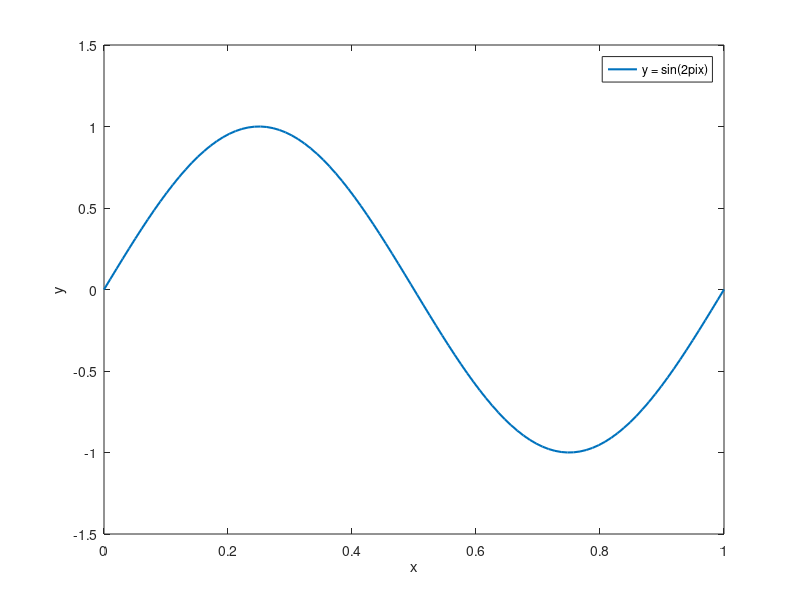

Source code (MATLAB): (Note: this script raises an error after producing the figure.)
%% Polynomial interpolation
% Nel seguito di questo notebook verrà presentato un approccio alla base del 
% ML: fitting polinomiale. Nello specifico verranno generati dei punti casualmente 
% distribuiti attorno alla funzione seno e si otterà il polinomio interpolante 
% (overfitting) che attraversa tutti i punti (di learning). In seguito si rappresenteranno 
% polinomi aventi gradi inferiori a $n-1$ (dove $n$ rappresenta il numero di punti 
% precedentemente generati) e si calcolerà lo scarto quadratico medio o root mean 
% square error $E_{RMS}$ per ogni grado.

% cleaning enviroment
clc
clear
%% 
% Rappresento la funzione $y = sin(2\pi x)$ con $0 \leq x\leq 1$

% funzione seno
sen = @(x) sin(2*pi*x);

% genero vettori
x = linspace(0,1,100);
y = sen(x);
%%
% plotto funzione seno
lw = 1.5; % plot line width
figure;
plot(x,y,"LineWidth",lw)
xlabel("x")
ylabel("y")
legend("y = sin(2\pix)")
xlim([0 1])
ylim([-1.5 1.5])
%% 
% Genero set di learning avente |n_lrn| punti randomicamente distribuiti attorno 
% alla funzione seno

% genero set di learning
n_lrn = 10;
x_lrn = linspace(0,1,n_lrn);
% rumore
eps = 0.2; 
y_lrn = sin(2*pi*x_lrn) + rand_between(-eps,eps,n_lrn)';
%%
% rappresento punti
figure;
plot(x,y,"LineWidth",lw)
hold on
plot(x_lrn,y_lrn,"o","LineWidth",1)
legend("y = sin(2\pix)","data")
xlabel("x")
ylabel("y")
hold off
xlim([0 1])
ylim([-1.5 1.5])
%% 
% Il *polinomio interpolante* è quel polinomio la cui curva passa attraverso 
% tutti i punti sperimentali. Se il polinomio ha forma generale $y=a_1 + a_2 x 
% + a_3 x^3 + ... + a_n x^{n-1}$ dove 
%% 
% * $n$ è il numero di punti da fittare;
% * $a_1$, $a_2$, ..., $a_n$ sono gli $n$ coefficienti del polinomio;
%% 
% Posto $\bar{x} = (x_1, x_2, ..., x_n)$, affinchè il polinomio attraversi tutti 
% i punti del vettore $\bar{x}$ deve verificare le seguenti condizioni:
%% 
% * $y_1=a_1 + a_2 x_1 + a_3 x_1^3 + ... + a_n x_1^{n-1}$     (condizione passaggio 
% per il punto $x_1$)
% * $y_2=a_1 + a_2 x_2 + a_3 x_2^3 + ... + a_n x_2^{n-1}$     (condizione passaggio 
% per il punto $x_2$)
% * ...
% * $y_n=a_1 + a_2 x_n + a_3 x_n^3 + ... + a_n x_n^{n-1}$     (condizione passaggio 
% per il punto $x_n$)
%% 
% che rappresenta un sistema di $n$ equazioni in $n$ incognite. Il nostro obiettivo 
% consiste nel risolvere il sistema per determinare gli $n$ coefficienti $a_1$, 
% $a_2$, ..., $a_n$ e quindi il polinomio interpolante.
% 
% Sfruttando il formalismo matriciale è possibile rappresentare il sistema di 
% $n$ equazioni come di seguito
% 
% $\pmatrix{y_1 \cr y_2 \cr ... \cr y_n} = \pmatrix{1 & x_1 & x_1^2 & ... & 
% x_1^{n-1} \cr 1 & x_2 & x_2^2 & ... & x_2^{n-1} \cr ... & ... & ... & ... & 
% ... \cr 1 & x_n & x_n^2 & ... & x_n^{n-1}} \cdot \pmatrix{a_1 \cr a_2 \cr ... 
% \cr a_n}$.
% 
% La matrice 
% 
% $$V=\pmatrix{1 & x_1 & x_1^2 & ... & x_1^{n-1} \cr 1 & x_2 & x_2^2 & ... & 
% x_2^{n-1} \cr ... & ... & ... & ... & ... \cr 1 & x_n & x_n^2 & ... & x_n^{n-1}}$$
% 
% prende il nome "matrice di Vandermonde" e si genera elevando gli elementi 
% del vettore $\bar{x}$  da 0 a $n-1$.
%% 
% In MATLAB è possibile generare la matrice di Vandermonde utilizzando la funzione 
% |vander()|

% genero matrice di Vandermonde
V = fliplr(vander(x_lrn))
% latex(sym(V))
%% 
% Risolvo il sistema e determino i coefficienti $a_1$, $a_2$, ..., $a_n$ eseguendo 
% il prodotto matriciale $V^{-1} \cdot \bar{y}$ in cui $\bar{y} = (y_1, y_2, ..., 
% y_n)$
% 
% Alla luce della forma matriciale, è possibile determinare i coefficienti $\alpha$ 
% eseguendo il prodotto righe per colonna tra l'inversa della matrice di Vandermonde 
% e il vettore colonna y.
% 
% In  MATLAB è possibile eseguire questa operazione sia sfruttando la funzione 
% |pinv()| che determina la matrice pseudoinversa

% a = pinv(V)*(y_lrn')
%% 
% oppure utilizzando la sintassi |V\y_lrn'|

% determino i coefficienti
a = V\y_lrn'

% ottengo il polinomio funzione degli scalari x e m (grado)
poly = @(x,m) (x.^(0:m))*(a(1:m+1));
%% 
% Determiniamo i valori previsti

% over-fitting
% z = zeros(1,100);
% for i=1:100
%     z(i) = poly(x(i),n_lrn-1);
% end

% utilizzando la funzione poly_predict determino le ordinate previste dal
% modello
z = poly_predict(x,poly,n_lrn-1)
%%
% plotting predicted values
figure;
plot(x,z,"r","LineWidth",lw)
hold on
plot(x_lrn,y_lrn,'ob',"LineWidth",1)
plot(x,y,"g","LineWidth",lw)
hold off
legend("polynomial fit", "data", "sin(2\pix)")
xlabel("x")
ylabel("y")
ylim([-1.5 1.5])
xlim([0 1])
%% 
% Cosa succede utilizzando polinomi di grado inferiore a $n-1$?

% plotting at different M (polynomial order)
for m = 1:3

    % funzione vander personalizzata che permette di costruire matrici di
    % Vandermonde incomplete in funzione del grado m fornito
    V = custom_vander(x_lrn,m)
    a = V\y_lrn'
    poly = @(x,m) (x.^(0:m))*(a(1:m+1));
    
    figure;
    plot(x,poly_predict(x,poly,m),"r")
    hold on
    plot(x_lrn,y_lrn,'ob')
    plot(x,y,"g")
    hold off
    legend("polynomial fit", "data", "sin(2\pix)")
    xlabel("x")
    ylabel("y")
    ylim([-1.5 1.5])
    xlim([0 1])
    title(sprintf("M = %d",m))
end
%% Errore di learning
% Per questa occasione utilizzeremo il root mean square error (o scarto quadratico 
% medio)
% 
% $$E_{RMS} = \frac{1}{N} \sum_i^N (P_i - O_i)^2$$
% 
% dove
%% 
% * $N$ rappresenta il numero di punti;
% * $P_i$ il valore previsto;
% * $O_i$ il valore osservato
%% 
% Noi siamo interessati all'andamento di $E_{RMS}$ in funzione del grado $m$ 
% del polinomio quindi, se il polinomio completo ha grado $M$, calcoleremo l'errore 
% $M+1 = N$ volte

% initializing vectors
learning_error = zeros(1,n_lrn);
y_fit = learning_error;

for j = 1:n_lrn
    m = j-1;
    V = custom_vander(x_lrn,m);
    a = V\y_lrn';
    poly = @(x,m) (x.^(0:m))*(a(1:m+1));
    y_fit = poly_predict(x_lrn,poly,m);

    % calculating learning error
    learning_error(j) = sqrt(sum((y_fit-y_lrn).^2))/n_lrn;
end
%%
% plotting learning error
plot(0:n_lrn-1,learning_error,"-o","LineWidth",lw)
xlabel("M (grado del polinomio)")
ylabel("E_{RMS}")
legend("Training")
%% Funzioni

function randbet = rand_between(a,b,n)
    randbet = a + (b-a).*rand(n,1);
end

% creo funzione custom_vander
% x: vettore a partire da cui calcolare la matrice di Vandermonde arrestata
% m: grado del polinomio personalizzato
function [output_matrix] = custom_vander(x,m)
    output_matrix = zeros(1, m+1);
    for i=1:length(x)
        output_matrix(i,:) = x(i).^(0:1:m);
    end
end

% funzione poly_predict permette di ottenere le ordinate dato un polinomio P
% x: vettore
% poly: polinomio (function handle)
% m: scalare. Grado del polinomio
function output_vector = poly_predict(x,poly,m)
    lx = length(x);
    output_vector = zeros(1,lx);
    for i=1:lx
        output_vector(i) = poly(x(i),m);
    end
end